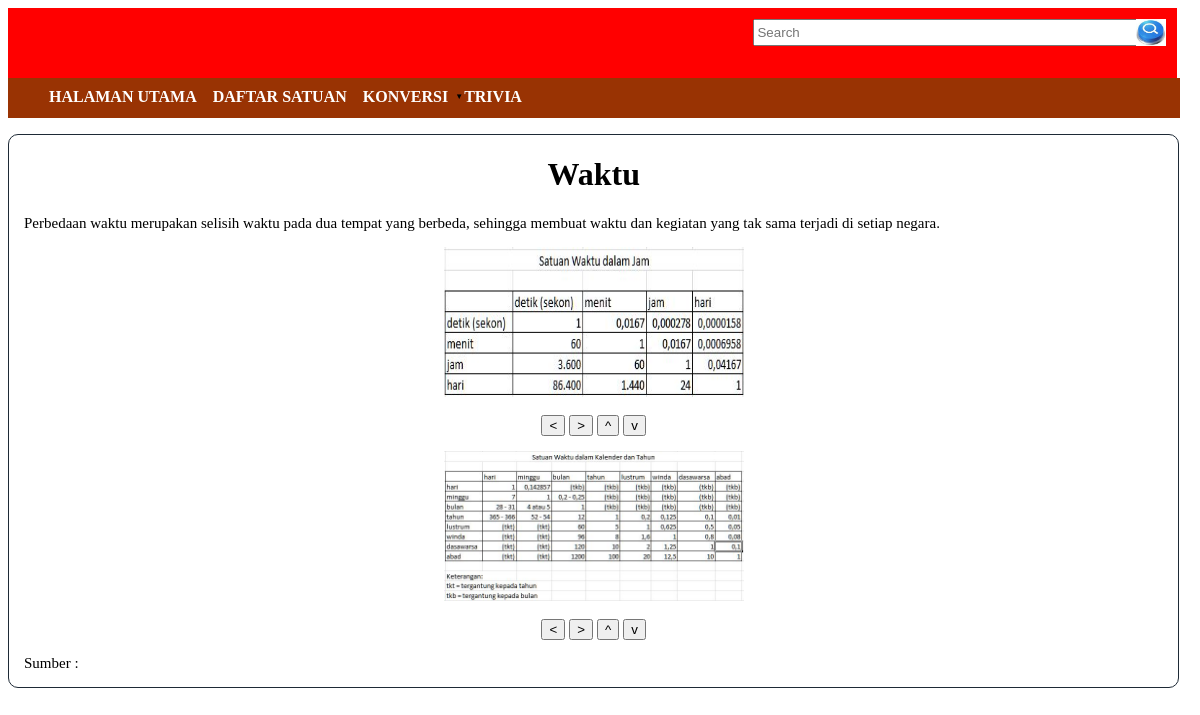
The page /waktuSatuan.php on the database its author committed.
### tables this page shows
CREATE TABLE `gambar` (
  `id` int(11) NOT NULL,
  `tanggal` varchar(15) NOT NULL,
  `kodeTempat` varchar(2) NOT NULL,
  `idTopik` int(11) NOT NULL,
  `gambar` varchar(300) NOT NULL,
  `keterangan` text NOT NULL,
  `sumber` varchar(50) NOT NULL
);

### waktuSatuan.php (the view, shortened to what this page needs)
<html>
	<?php require "menuUtama.php";?>
	<body>
		<?php require "slideMenu.php";?>
		<div id="isian">
			<center><h1>Waktu</h1></center>
			<p>
			<?php
				include "db.inc.php";
				$sqlstr = "SELECT * from gambar WHERE idTopik = 5 AND kodeTempat = 'K' ORDER BY id";
				$hasil=mysqli_query($db, $sqlstr);
				$row=mysqli_fetch_row($hasil);
				if(!$row)
					echo "Data Tidak Dapat Ditampilkan";
				else{
					do{
						list($id,$tanggal,$kodeTempat,$idTopik,$gambar,$keterangan,$sumber) = $row;
						echo "<p>$keterangan</p>";
						echo "<center><img src='Images/$gambar' id='gambarDB$id' width=300px height=150px></center>";
						echo "<br><center>";
						echo " <button onclick=\"perkecilGDBVar('gambarDB$id')\"><</button> ";
						echo " <button onclick=\"perbesarGDBVar('gambarDB$id')\">></button> ";
						echo " <button onclick=\"pertinggiGDBVar('gambarDB$id')\">^</button> ";
						echo " <button onclick=\"perendahGDBVar('gambarDB$id')\">v</button> ";
						echo "</center>";
					}while($row=mysqli_fetch_row($hasil));
					echo "<p>Sumber : $sumber</p>";
				}
			?>
			</p>
		</div>
	</body>
</html>

### menuUtama.php
<?php
	echo "<head>
		 <link rel=\"stylesheet\" href=\"penampilan.css\">
		<meta charset=\"UTF-8\">
		<title>Kontrovert - Home of Measurements</title>
		<div id=\"header\">
			<div id=\"isiHeader\">
				<form class=\"search\" action=\"#\">
					<table>
						<tr>
							<td><input type=\"text\" name=\"src\" style=\"width:400px; height:27px\" placeholder=\"Search\"></td>
							<td><a href=\"searches.php\"><img src=\"Images/SearchButton.jpg\" width=\"30px\" height=\"26.1px\" style=\"margin-left:-19px; margin-top:0px;\"></a></td>
						</tr>
					</table>
				</form>
			</div>
		</div>
	</head>
	<script src=\"myscripts.js\"></script>
	<script src=\"rumus.js\"></script>";
?>

### slideMenu.php (shortened to what this page needs)
<?php
	echo "
		<ul class=\"mainNav\">
			<li><a href=\"home.php\">Halaman Utama</a></li>
			<li class=\"dropDown\">
				<a href=\"\">Daftar Satuan</a>
				<ul class=\"dropNav\">
					<li><a href=\"besaranSatuan.php\">Besaran dan Satuan</a></li>
					<li><a href=\"currencySatuan.php\">Mata Uang</a></li>
					<li><a href=\"beratSatuan.php\">Berat / Massa</a></li>
					<li><a href=\"panjangSatuan.php\">Panjang</a></li>
					<li><a href=\"suhuSatuan.php\">Suhu</a></li>
					<li><a href=\"waktuSatuan.php\">Waktu</a></li>
					<li><a href=\"zonawaktuSatuan.php\">Zona Waktu</a></li>
				</ul>
			</li>
			<li class=\"dropDown\">
				<a href=\"\">Konversi</a>
				<ul class=\"dropNav\">
					<li><a href=\"currencyKonv.php\">Umum</a></li>
					<li><a href=\"suhuKonv.php\">Suhu</a></li>
					<li><a href=\"beratKonv.php\">Berat / Massa</a></li>
					<li><a href=\"panjangKonv.php\">Panjang</a></li>
					<li><a href=\"geometriKonv.php\">Geometri</a></li>
					<li><a href=\"waktuKonv.php\">Waktu</a></li>
				</ul>
			</li>
			<!--
			<li class=\"dropDown\">
				<a href=\"\">Rumus</a>
				<ul class=\"dropNav\">
					<li><a href=\"rumusFisika.php\">Fisika</a></li>
					<li><a href=\"rumusKimia.php\">Kimia</a></li>
					<li><a href=\"algoritma.php\">Algoritma</a></li>
					<li><a href=\"rumusGeometri.php\">Geometri</a></li>
					<li><a href=\"rumusProbStat.php\">Statistika</a></li>
					<li><a href=\"rumusBisnis.php\">Matematika Ekonomi</a></li>
				</ul>
			</li>
			<li><a href=\"berita.php\">Berita Sains</a></li>
			<li class=\"dropDown\">
				<a href=\"\">Sejarah Sains</a>
				<ul class=\"dropNav\">
					<li><a href=\"sejarahSM.php\">Sebelum Masehi</a></li>
					<li><a href=\"sejarahAP.php\">Abad Pertengahan</a></li>
					<li><a href=\"sejarah10.php\">Tahun 1500-1900</a></li>
					<li><a href=\"sejarah20.php\">Abad ke-20</a></li>
					<li><a href=\"sejarah21.php\">Abad ke-21</a></li>
				</ul>
			</li>
			<li><a href=\"terapan.php\">Sains Sehari-hari</a></li>
			<li class=\"dropDown\">
				<a href=\"\">Kenali Para Ilmuwan</a>
				<ul class=\"dropNav\">
					<li><a href=\"ilmuwanBiologi.php\">Biologi</a></li>
					<li><a href=\"ilmuwanFisika.php\">Fisika</a></li>
					<li><a href=\"ilmuwanKimia.php\">Kimia</a></li>
					<li><a href=\"ilmuwanMatematika.php\">Matematika</a></li>
					<li><a href=\"ilmuwanKomputer.php\">Komputer</a></li>
				</ul>
			</li>
			-->
			<li><a href=\"trivia.php\">Trivia</a></li>
		</ul>";
?>

### penampilan.css (style rules this page uses)
#header { background-color:red; width:98.775%; height:70px; }
#isiHeader { margin-top:10px; margin-right:10px; float:right; }
#article h1,h2,p { margin-left:15px; margin-right:15px; font-size:15px; }
.mainNav a:link, .mainNav a:visited { display: block; font-weight: bold; color: #FFFFFF; text-align: center; padding-left:15px; padding-right:15px; text-decoration: none; text-transform: uppercase; }
.dropDown { position:relative; }
.dropDown:after { content:"\25BC"; font-size:.5em; display:block; position:absolute; top:38%; right:0%; }
.mainNav { background-color:#993303; width:95.64%; margin-top:0px; height:40px; margin-left:0px; list-style-type: none; }
.mainNav > li { float: left; border-left: solid 1px #1e2a36; margin-left:-2px; }
.mainNav a { background-color:#993303; display: block; padding: 10px; padding-left: 14.5px; padding-right:20px; margin-left:-13px; text-decoration: none; }
#isian, #isianRumus, #isianRumusKimia { width:98.764%; border:solid 1px #1e2a36; border-radius:10px; }
table { border-collapse: collapse; }

### rows shown on the page
gambar: keterangan "Perbedaan waktu merupakan selisih waktu pada dua tempat yang berbeda, sehingga membuat waktu dan kegiatan yang tak sama terjadi di setiap negara.", gambar (picture)
gambar: gambar (picture)
